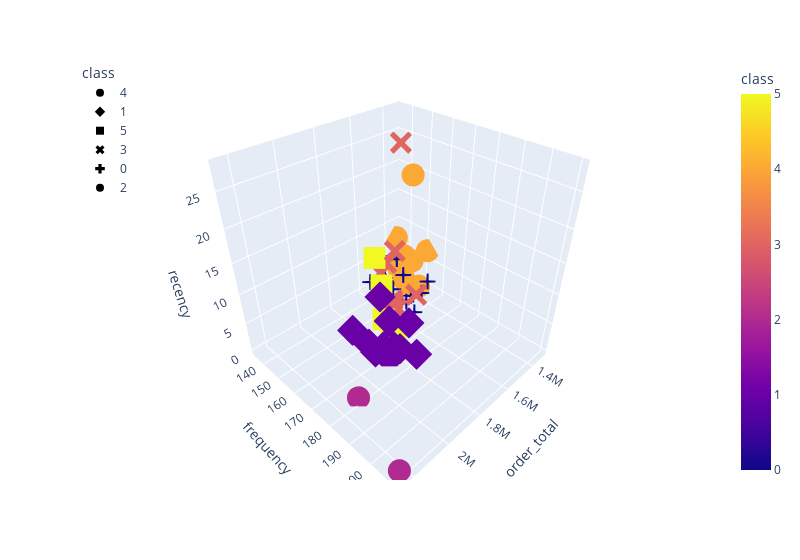

The notebook cell saved with this chart:
### Code cell
# Plot a 3D graph for K = 6:
# Plot the 3D-scatter with x="order_total", y="frequency" and z="recency"
fig = px.scatter_3d(
    six_clusters,
    x="order_total",
    y="frequency",
    z="recency",
    color="class",
    symbol="class",
    width=800,
)
fig.update_layout(legend=dict(x=0, y=1))
fig.show()

### Figure 1 — Plotly figure (JSON) as saved in the notebook; plotly's stock layout.template omitted (floating-point values rounded to 4 significant figures)
{"data": [{"hovertemplate": "class=%{marker.color}<br>order_total=%{x}<br>frequency=%{y}<br>recency=%{z}<extra></extra>", "legendgroup": "4", "marker": {"color": [4, 4, 4, 4, 4, 4, 4, 4, 4], "coloraxis": "coloraxis", "symbol": "circle"}, "mode": "markers", "name": "4", "scene": "scene", "showlegend": true, "type": "scatter3d", "x": [1322000.0, 1346000.0, 1412000.0, 1452225, 1430000.0, 1398000.0, 1409000.0, 1450000.0, 1414000.0], "y": [152, 135, 142, 157, 151, 144, 145, 152, 150], "z": [7, 7, 3, 3, 21, 1, 6, 2, 6]}, {"hovertemplate": "class=%{marker.color}<br>order_total=%{x}<br>frequency=%{y}<br>recency=%{z}<extra></extra>", "legendgroup": "1", "marker": {"color": [1, 1, 1, 1, 1, 1, 1, 1, 1, 1, 1], "coloraxis": "coloraxis", "symbol": "diamond"}, "mode": "markers", "name": "1", "scene": "scene", "showlegend": true, "type": "scatter3d", "x": [1832000.0, 1830038, 1883000.0, 1868000.0, 1962000.0, 1845783, 1881628, 1856000.0, 1895000.0, 1938000.0, 1823941], "y": [181, 171, 178, 171, 175, 186, 164, 173, 156, 176, 176], "z": [8, 6, 4, 2, 4, 4, 1, 0, 2, 13, 2]}, {"hovertemplate": "class=%{marker.color}<br>order_total=%{x}<br>frequency=%{y}<br>recency=%{z}<extra></extra>", "legendgroup": "5", "marker": {"color": [5, 5, 5, 5, 5], "coloraxis": "coloraxis", "symbol": "square"}, "mode": "markers", "name": "5", "scene": "scene", "showlegend": true, "type": "scatter3d", "x": [1771000.0, 1764000.0, 1724000.0, 1793523, 1763000.0], "y": [167, 158, 165, 164, 162], "z": [3, 13, 1, 10, 3]}, {"hovertemplate": "class=%{marker.color}<br>order_total=%{x}<br>frequency=%{y}<br>recency=%{z}<extra></extra>", "legendgroup": "3", "marker": {"color": [3, 3, 3, 3, 3, 3, 3, 3, 3], "coloraxis": "coloraxis", "symbol": "x"}, "mode": "markers", "name": "3", "scene": "scene", "showlegend": true, "type": "scatter3d", "x": [1609000.0, 1640000.0, 1621000.0, 1622000.0, 1637000.0, 1654000.0, 1630000.0, 1670109, 1696000.0], "y": [159, 159, 156, 152, 150, 161, 156, 172, 163], "z": [28, 2, 2, 9, 7, 0, 3, 8, 14]}, {"hovertemplate": "class=%{marker.color}<br>order_total=%{x}<br>frequency=%{y}<br>recency=%{z}<extra></extra>", "legendgroup": "0", "marker": {"color": [0, 0, 0, 0, 0, 0, 0, 0, 0, 0, 0, 0, 0, 0], "coloraxis": "coloraxis", "symbol": "cross"}, "mode": "markers", "name": "0", "scene": "scene", "showlegend": true, "type": "scatter3d", "x": [1531000.0, 1544000.0, 1512726, 1548000.0, 1524000.0, 1494033, 1562000.0, 1555070, 1533000.0, 1564000.0, 1530000.0, 1508000.0, 1580000.0, 1503000.0], "y": [143, 153, 142, 135, 167, 140, 153, 145, 161, 151, 156, 157, 168, 152], "z": [2, 1, 2, 1, 7, 2, 9, 8, 0, 3, 1, 2, 6, 5]}, {"hovertemplate": "class=%{marker.color}<br>order_total=%{x}<br>frequency=%{y}<br>recency=%{z}<extra></extra>", "legendgroup": "2", "marker": {"color": [2, 2], "coloraxis": "coloraxis", "symbol": "circle"}, "mode": "markers", "name": "2", "scene": "scene", "showlegend": true, "type": "scatter3d", "x": [2248000.0, 2112000.0], "y": [210, 179], "z": [1, 0]}], "layout": {"coloraxis": {"colorbar": {"title": {"text": "class"}}, "colorscale": [[0, "#0d0887"], [0.1111, "#46039f"], [0.2222, "#7201a8"], [0.3333, "#9c179e"], [0.4444, "#bd3786"], [0.5556, "#d8576b"], [0.6667, "#ed7953"], [0.7778, "#fb9f3a"], [0.8889, "#fdca26"], [1, "#f0f921"]]}, "legend": {"title": {"text": "class"}, "tracegroupgap": 0, "x": 0, "y": 1}, "margin": {"t": 60}, "scene": {"domain": {"x": [0, 1], "y": [0, 1]}, "xaxis": {"title": {"text": "order_total"}}, "yaxis": {"title": {"text": "frequency"}}, "zaxis": {"title": {"text": "recency"}}}, "width": 800}}
